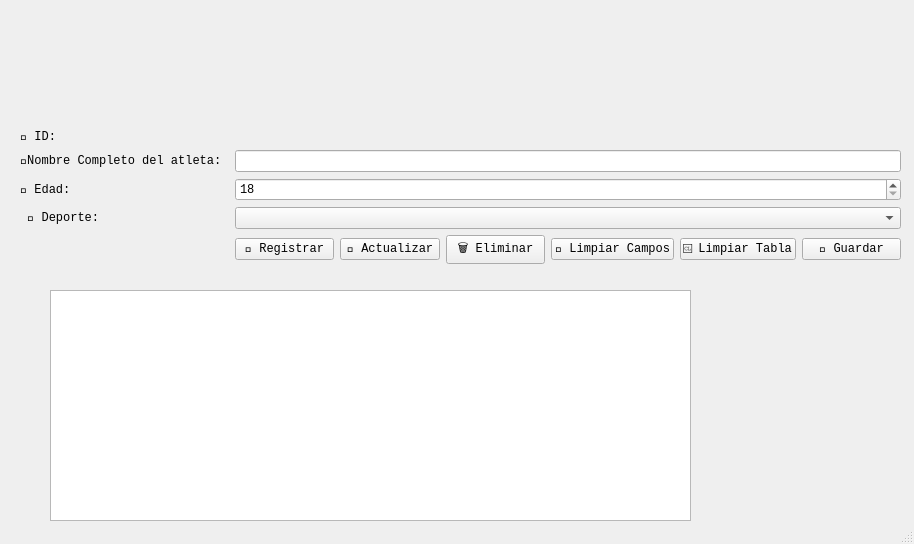
<?xml version="1.0" encoding="UTF-8"?>
<ui version="4.0">
 <class>MainWindow</class>
 <widget class="QMainWindow" name="MainWindow">
  <property name="geometry">
   <rect>
    <x>0</x>
    <y>0</y>
    <width>914</width>
    <height>544</height>
   </rect>
  </property>
  <property name="font">
   <font>
    <family>Consolas</family>
   </font>
  </property>
  <property name="windowTitle">
   <string>Gestón de Atletas</string>
  </property>
  <widget class="QWidget" name="centralwidget">
   <widget class="QTableWidget" name="tableWidget_atletas">
    <property name="geometry">
     <rect>
      <x>50</x>
      <y>290</y>
      <width>641</width>
      <height>231</height>
     </rect>
    </property>
   </widget>
   <widget class="QWidget" name="formLayoutWidget">
    <property name="geometry">
     <rect>
      <x>20</x>
      <y>130</y>
      <width>881</width>
      <height>141</height>
     </rect>
    </property>
    <layout class="QFormLayout" name="formLayout">
     <item row="0" column="0">
      <widget class="QLabel" name="label">
       <property name="text">
        <string>🪪 ID: </string>
       </property>
      </widget>
     </item>
     <item row="0" column="1">
      <widget class="QLabel" name="label_id">
       <property name="text">
        <string/>
       </property>
      </widget>
     </item>
     <item row="1" column="0">
      <widget class="QLabel" name="label_2">
       <property name="text">
        <string>🏃Nombre Completo del atleta: </string>
       </property>
      </widget>
     </item>
     <item row="1" column="1">
      <widget class="QLineEdit" name="lineEdit_nombre"/>
     </item>
     <item row="2" column="1">
      <widget class="QSpinBox" name="spinBox_edad">
       <property name="minimum">
        <number>18</number>
       </property>
       <property name="maximum">
        <number>65</number>
       </property>
      </widget>
     </item>
     <item row="3" column="1">
      <widget class="QComboBox" name="comboBox_deporte">
       <item>
        <property name="text">
         <string/>
        </property>
       </item>
       <item>
        <property name="text">
         <string>Fútbol</string>
        </property>
       </item>
       <item>
        <property name="text">
         <string>Calistenia</string>
        </property>
       </item>
       <item>
        <property name="text">
         <string>Tennis</string>
        </property>
       </item>
       <item>
        <property name="text">
         <string>Ecuavolley</string>
        </property>
       </item>
       <item>
        <property name="text">
         <string>Gimnasia</string>
        </property>
       </item>
       <item>
        <property name="text">
         <string>Fútbol Sala</string>
        </property>
       </item>
       <item>
        <property name="text">
         <string>Atletismo</string>
        </property>
       </item>
      </widget>
     </item>
     <item row="4" column="1">
      <layout class="QHBoxLayout" name="horizontalLayout">
       <item>
        <widget class="QPushButton" name="pushButton_registrar">
         <property name="text">
          <string>📝 Registrar</string>
         </property>
        </widget>
       </item>
       <item>
        <widget class="QPushButton" name="pushButton_actualizar">
         <property name="text">
          <string>🔄 Actualizar</string>
         </property>
        </widget>
       </item>
       <item>
        <widget class="QPushButton" name="pushButton_eliminar">
         <property name="text">
          <string>🗑️ Eliminar</string>
         </property>
        </widget>
       </item>
       <item>
        <widget class="QPushButton" name="pushButton_limpiar">
         <property name="text">
          <string>🧹 Limpiar Campos</string>
         </property>
        </widget>
       </item>
       <item>
        <widget class="QPushButton" name="pushButton_borrarTodo">
         <property name="text">
          <string>🆑 Limpiar Tabla</string>
         </property>
        </widget>
       </item>
       <item>
        <widget class="QPushButton" name="pushButton_guardar">
         <property name="text">
          <string>💾 Guardar</string>
         </property>
        </widget>
       </item>
      </layout>
     </item>
     <item row="2" column="0">
      <widget class="QLabel" name="label_3">
       <property name="text">
        <string>🔞 Edad: </string>
       </property>
      </widget>
     </item>
     <item row="3" column="0">
      <widget class="QLabel" name="label_4">
       <property name="text">
        <string> 🏐 Deporte: </string>
       </property>
      </widget>
     </item>
    </layout>
   </widget>
  </widget>
  <widget class="QMenuBar" name="menubar">
   <property name="geometry">
    <rect>
     <x>0</x>
     <y>0</y>
     <width>914</width>
     <height>19</height>
    </rect>
   </property>
  </widget>
  <widget class="QStatusBar" name="statusbar"/>
 </widget>
 <resources/>
 <connections/>
</ui>
